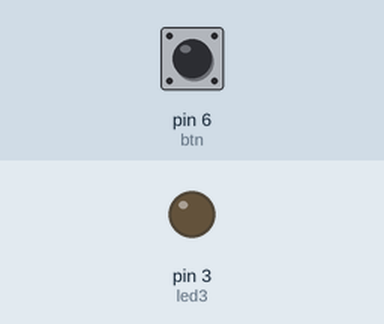
Recording of a sketch running on a simulated Arduino Uno, built with avr-gcc and run on an emulated ATmega328P. On the bench: output pins drawn as LEDs (lit = HIGH). Dashed ring = blinking. Inputs (shaded band) come from the test bench; at power-on: pin 6 (btn) LOW.

Above: at 1.2 s.
1.3 s: pin 6 (btn) pulled HIGH for 1 s
At 3.0 s:
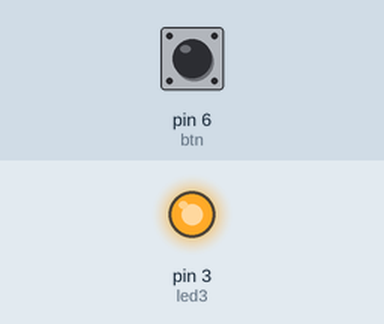
3.8 s: pin 6 (btn) pulled HIGH for 0.15 s
At 4.2 s:
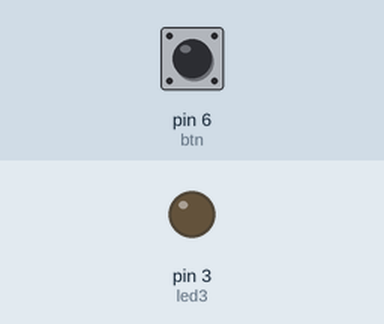
5.4 s: pin 6 (btn) pulled HIGH for 3.2 s
At 5.5 s:
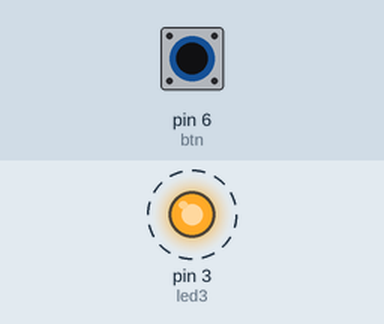
Timing chart, 0 to 9.9 s (numbered marks = the images above; inputs shaded):
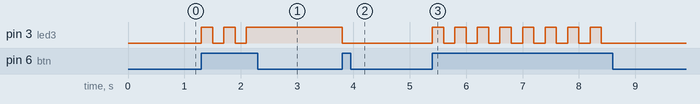

Measured:
- after the input at 1.3 s, pin 3 (led3): alternates HIGH for 0.20 s and LOW for 0.20 s, 5 changes in all, then stays HIGH, starting at once
- after the input at 3.8 s, pin 3 (led3): HIGH → LOW at once
- after the input at 5.4 s, pin 3 (led3): alternates HIGH for 0.20 s and LOW for 0.20 s, 16 changes in all, then stays LOW, starting at once

The sketch:

BTN1.ino
```cpp
int btn = 6;
int led3 = 3;
int isOn = 0;

void setup() {
  // put your setup code here, to run once:
  Serial.begin(9600);
  pinMode(btn, INPUT);
  pinMode(led3, OUTPUT);
}

void loop() {
  // put your main code here, to run repeatedly:
  int isPressed = digitalRead(btn);

  if (isPressed) {
    if (isOn) {
      digitalWrite(led3, LOW);
      isOn = 0;
      delay(200);
    } else {
      digitalWrite(led3, HIGH);
      isOn = 1;
      delay(200);
    }
  }
}
```
